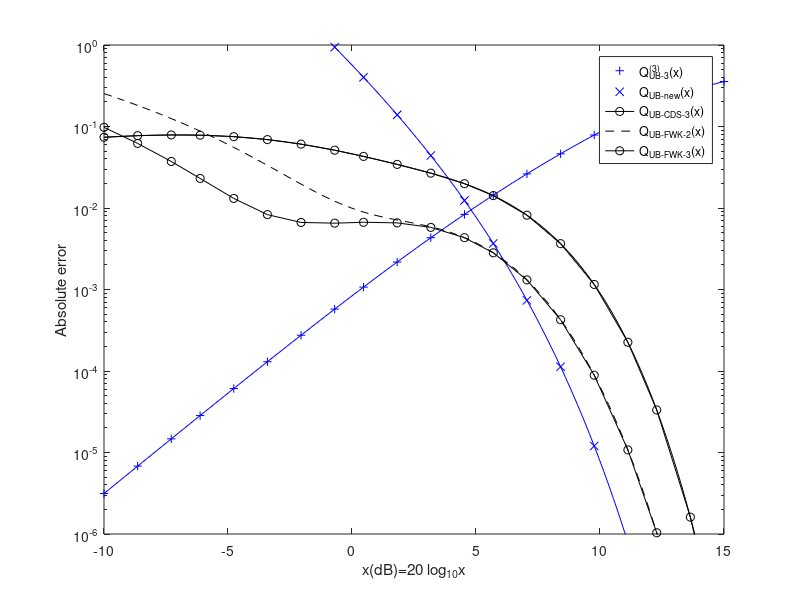

This figure's MATLAB source:
clear
clc
close
dB = linspace(-10,15,130);
x =  10.^(dB./20);

%% N=2,β1=2/3
Q_UB_TriNomial_TwoThird = ...
    1/2-2./(3.*sqrt(2.*pi)).*x.*exp(-2./27.*x.^2)...
       -1./(3.*sqrt(2.*pi)).*x.*exp(-19./54.*x.^2);
Q_new = 1./sqrt(2.*pi).*exp(-x.^2./2)./x.*(1-1./x.^2+3./x.^4);
%%
Q_Exact = qfunc(x);

%% Chiani 
Q_UB_CDS=1/6.*exp(-2.*x.^2)+1/12*exp(-x.^2)+1/4.*exp(-x.^2./2);

%% FWK
Q_UB_FWK_2 = 1./(sqrt(2.*pi).*x).*exp(-x.^2./2)-...
     1./(2.*sqrt(2.*pi).*x).*exp(-x.^2);
Q_UB_FWK_3= Q_UB_FWK_2-1./(6.*sqrt(2.*pi).*x).*exp(-3.*x.^2);

%% Tanash20-TOC


%% Absolute error
AE_Q_UB_TriNomial_TwoThird = Q_UB_TriNomial_TwoThird-Q_Exact;
AE_Q_new = Q_new - Q_Exact;
AE_Q_UB_CDS = Q_UB_CDS - Q_Exact;
AE_Q_UB_FWK_2 = Q_UB_FWK_2 -Q_Exact;
AE_Q_UB_FWK_3 = Q_UB_FWK_3 -Q_Exact;
% AE_Q_TR_3 = qapprox-Q_Exact;

%% 绘制图像
figure
maker_idx = 1:2:length(x);
k = round(linspace(1, size(x,2), 20));

semilogy(dB, AE_Q_UB_TriNomial_TwoThird,'b')
hold on
B1 = semilogy(dB(k),AE_Q_UB_TriNomial_TwoThird(k),'b+');

semilogy(dB, AE_Q_new, 'b')
B2 = semilogy(dB(k),AE_Q_new(k),'bx');

semilogy(dB, AE_Q_UB_CDS, 'k')
B3 = semilogy(dB(k),AE_Q_UB_CDS(k),'ko-');

B4 = semilogy(dB, AE_Q_UB_FWK_2, 'k--');

B5 = semilogy(dB(k),AE_Q_UB_FWK_3(k),'ko-');



xlabel('x(dB)=20 log_{10}x')
ylabel('Absolute error')
axis([-10 15 10^(-6) 1])
legend([B1, B2, B3, B4, B5], 'Q^{(3)}_{UB-3}(x)','Q_{UB-new}(x)',...
    'Q_{UB-CDS-3}(x)','Q_{UB-FWK-2}(x)',...
    'Q_{UB-FWK-3}(x)',...
    'Location',"northeast",'fontsize',9)